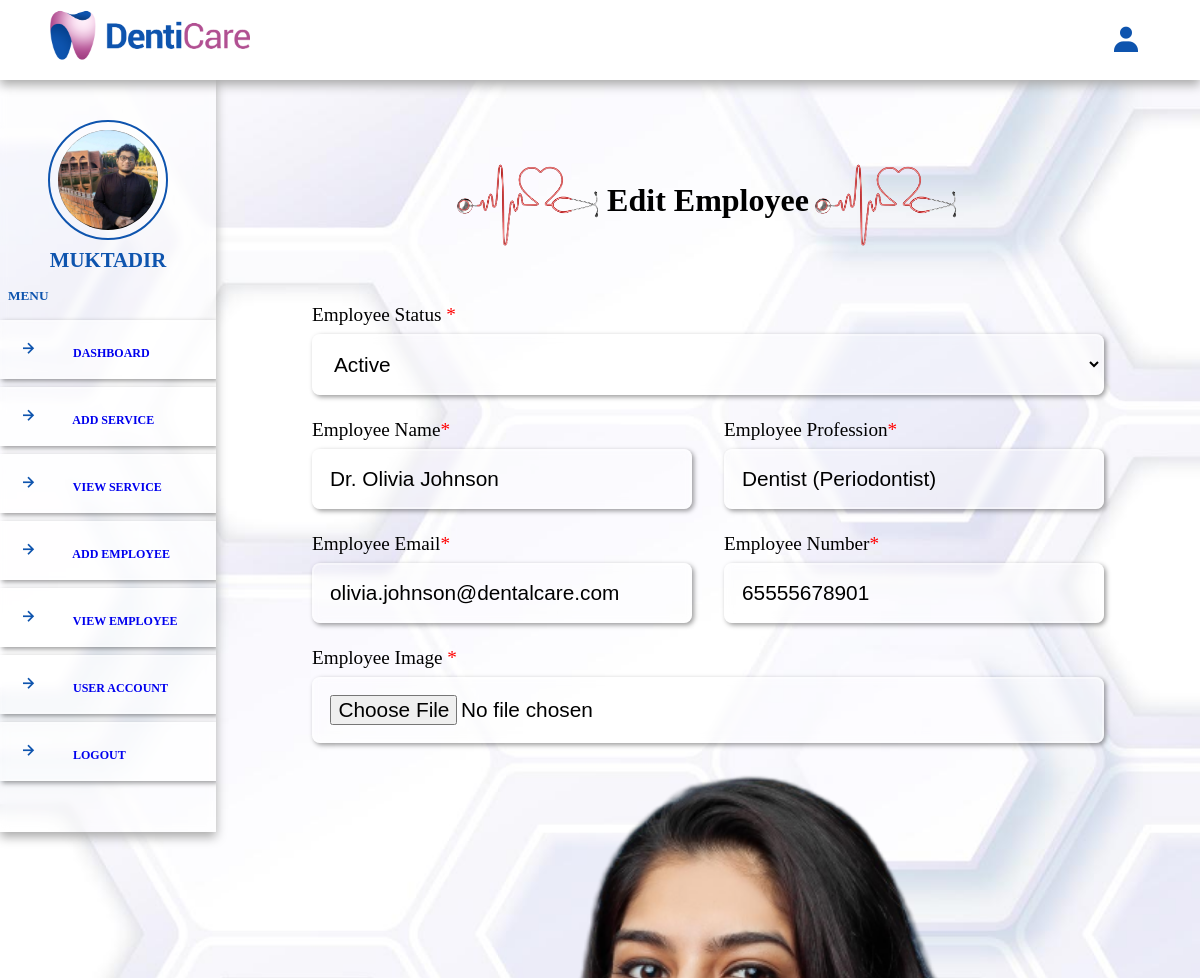
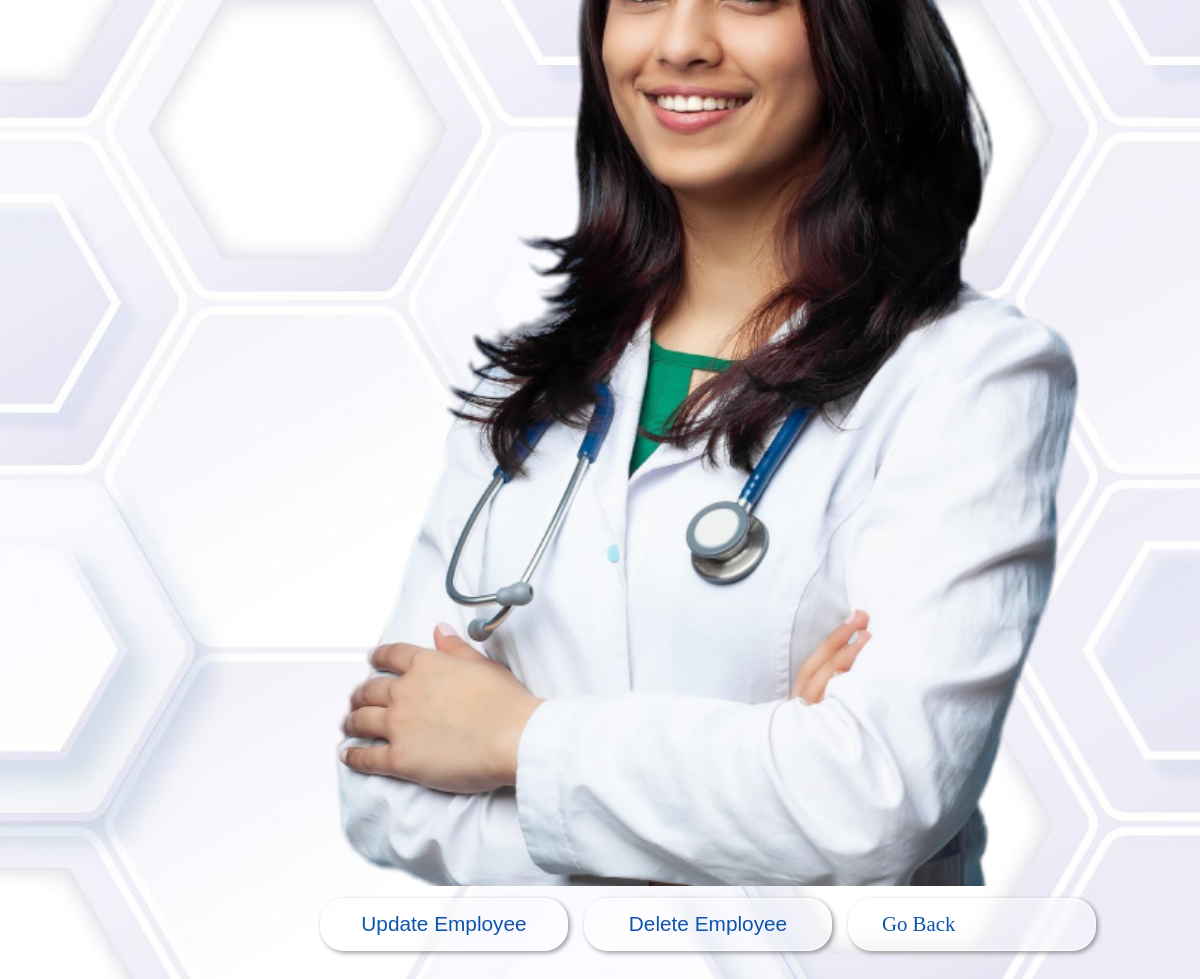
Page /admin/edit_employee.php?id=Awrv85xtJ4KMrhV7JTlz (signed in) on the committed database (2 pictures, top to bottom).
### tables this page shows
CREATE TABLE `employee` (
  `id` varchar(255) NOT NULL,
  `name` varchar(255) NOT NULL,
  `profession` varchar(255) NOT NULL,
  `email` varchar(255) NOT NULL,
  `number` varchar(255) NOT NULL,
  `profile_dec` text NOT NULL,
  `profile` varchar(255) NOT NULL,
  `status` varchar(255) NOT NULL
);

### admin/edit_employee.php (the view, shortened to what this page needs)
<?php
include '../components/connect.php';
?>
<!DOCTYPE html>
<html lang="en">
<head>
    <link rel="stylesheet" href="https://cdnjs.cloudflare.com/ajax/libs/font-awesome/6.2.0/css/all.min.css">
    <link rel="stylesheet" href="../css/admin_style.css?v=<?php echo time(); ?>">
    <link rel="stylesheet" href="https://unpkg.com/boxicons@latest/css/boxicons.min.css">
</head>
<body>
    <div class="main-container">
        <?php include '../components/admin_header.php'; ?>
        <section class="post_editor">
            <div class="heading">
                <h1><img src="../image/separator.png">Edit Employee <img src="../image/separator.png"></h1>
            </div>
            <div class="form-container">
                <?php
                $employee_id = $_GET['id'];
                $select_employee = $conn->prepare("SELECT * FROM `employee` WHERE id = ?");
                $select_employee->execute([$employee_id]);
                if ($select_employee->rowCount() > 0) {
                    $fetch_employee = $select_employee->fetch(PDO::FETCH_ASSOC);
                ?>
                <form action="" method="post" enctype="multipart/form-data">
                    <div class="input-field">
                        <p>Employee Status <span>*</span></p>
                        <select name="status" class="box">
                            <option value="active" <?= ($fetch_employee['status'] === 'active') ? 'selected' : ''; ?>>Active</option>
                        </select>
                    </div>
                    <div class="flex">
                        <div class="col">
                            <div class="input-field">
                                <p>Employee Name<span>*</span></p>
                                <input type="text" name="name" value="<?= $fetch_employee['name']; ?>" placeholder="Enter employee name" class="box" required>
                            </div>
                            <div class="input-field">
                                <p>Employee Email<span>*</span></p>
                                <input type="email" name="email" value="<?= $fetch_employee['email']; ?>" placeholder="Add employee email" class="box">
                            </div>
                        </div>
                        <div class="col">
                            <div class="input-field">
                                <p>Employee Profession<span>*</span></p>
                                <input type="text" name="profession" value="<?= $fetch_employee['profession']; ?>" placeholder="Add employee profession" class="box">
                            </div>
                            <div class="input-field">
                                <p>Employee Number<span>*</span></p>
                                <input type="number" name="number" value="<?= $fetch_employee['number']; ?>" placeholder="Add employee number" class="box" required>
                            </div>
                        </div>
                    </div>
                    <div class="input-field">
                        <p>Employee Image <span>*</span></p>
                        <input type="file" name="image" accept="image/*" class="box">
                        <?php if($fetch_employee['profile'] != '') { ?>
                            <img src="../uploaded_files/<?= $fetch_employee['profile']; ?>" class="image" style="width: 100%;">
                        <?php } ?>
                    </div>
                    <div class="flex-btn">
                        <button type="submit" name="update" class="btn">Update Employee</button>
                        <button type="submit" name="delete" class="btn" onclick="return confirm('Delete this employee?');">Delete Employee</button>
                        <a href="view_employee.php" class="btn">Go Back</a>
                    </div>
                </form>
                <?php
                } else {
                    echo '<div class="empty"><p>No employee found</p></div>';
                }
                ?>
            </div>
        </section>
    </div>
</body>
</html>

### components/admin_header.php (shortened to what this page needs)
<header>
    <div class="logo">
        <img src="../image/logo.png" width="200">
    </div>
    <div class="right">
        <div class="profile-icon">
            <i class="bx bxs-user" id="user-btn"></i>
        </div>
    </div>
</header>
<div class="side-container">
    <div class="sidebar">
        <?php
        $select_profile = $conn->prepare("SELECT * FROM `admin` WHERE id = ?");
        $select_profile->execute([$admin_id]);
        if ($select_profile->rowCount() > 0) {
            $fetch_profile = $select_profile->fetch(PDO::FETCH_ASSOC);
        ?>
            <div class="profile">
                <img src="../uploaded_files/<?= $fetch_profile['image']; ?>" class="logo-img" alt="Profile Picture">
                <p><?= $fetch_profile['name']; ?></p>
            </div>
        <?php
        }
        ?>
        <h5>Menu</h5>
        <div class="navbar">
            <ul>
                <li><a href="dashboard.php"><i class="bx bx-right-arrow-alt"></i> Dashboard</a></li>
                <li><a href="add_service.php"><i class="bx bx-right-arrow-alt"></i> Add Service</a></li>
                <li><a href="view_service.php"><i class="bx bx-right-arrow-alt"></i> View Service</a></li>
                <li><a href="add_employee.php"><i class="bx bx-right-arrow-alt"></i> Add Employee</a></li>
                <li><a href="view_employee.php"><i class="bx bx-right-arrow-alt"></i> View Employee</a></li>
                <li><a href="user_account.php"><i class="bx bx-right-arrow-alt"></i> User Account</a></li>
                <li><a href="../components/admin_logout.php" onclick="return confirm('Logout from this website?');"><i class="bx bx-right-arrow-alt"></i> Logout</a></li>
            </ul>
        </div>
    </div>
</div>

### css/admin_style.css (style rules this page uses)
* { margin: 0; padding: 0; box-sizing: border-box; outline: none; text-decoration: none; list-style: none; }
:root { --space: 2rem; --main-color: #0e54ae; --pink-color: #ff8e9d; --pink-opacity: #ffe6e9; --white-alfa-40: rgba(255, 255, 255, 0.40); --white-alfa-25: rgba(255, 255, 255, 0.25); --backdrop-filter: blur(5px); --box-shadow: 2px 2px 5px rgba(0, 0, 0, 0.40); }
body { background-image: url('../image/bg0.jpg'); background-repeat: no-repeat; background-position: center center; background-size: cover; background-attachment: fixed; }
html { scroll-behavior: smooth; }
.btn { background-color: var(--white-alfa-25); border: 2px solid var(--white-alfa-40); backdrop-filter: var(--backdrop-filter); box-shadow: var(--box-shadow); text-transform: capitalize; color: var(--main-color); padding: .8rem 2rem; border-radius: 1.5rem; font-size: 20px; cursor: pointer; position: relative; }
.btn:before { content: ''; position: absolute; top: 0; left: 0; height: 0; width: 100%; border-radius: 30px; background-color: var(--main-color); z-index: -1; transition: height 0.3s ease; }
.heading { text-align: center; line-height: 1.5; }
.heading h1 { font-size: 2rem; text-transform: capitalize; display: flex; align-items: center; justify-content: center; }
.heading img { margin: 0 .2rem; width: 150px !important; }
section, .post-editor { width: 75vw; min-height: 10vh; border-radius: 10px; padding: 4%; margin: 8% 4%; margin-bottom: 2%; }
.flex-btn { display: flex; justify-content: space-between; }
.flex-btn .btn { margin: .5rem; }
.form-container { display: flex; align-items: center; justify-content: center; min-height: 100vh; position: relative; padding: 4% 0; }
.form-container form p { padding-top: 1rem; font-size: 1.2rem; text-transform: capitalize; }
.form-container form p span { color: red; }
.form-container form .box { background-color: var(--white-alfa-25); border: 2px solid var(--white-alfa-40); backdrop-filter: var(--backdrop-filter); box-shadow: var(--box-shadow); border-radius: .5rem; width: 100%; margin: .5rem 0; font-size: 1.3rem; padding: 1rem; }
.form-container .flex { display: flex; gap: 2rem; }
.form-container .flex .col { flex: 1 1 25rem; }
.form-container .btn { width: 100%; font-size: 1.3rem; }
header { position: fixed; left: 0; top: 0; right: 0; height: 80px; z-index: 151; box-shadow: 0px 5px 10px 0px #aaa; padding: 0 50px; background-color: #fff; display: flex; justify-content: space-between; align-items: center; }
#user-btn, .toggle-btn { font-size: 2rem; padding: 0.5rem; color: var(--main-color); cursor: pointer; transition: color 0.6s; margin-left: 0.5rem; }
.main-container { display: flex; }
.sidebar { background-color: var(--white-alfa-40); backdrop-filter: var(--backdrop-filter); padding-top: 2rem; width: 18vw; height: 100vh; position: sticky; --offset: var(--space); top: var(--offset); box-shadow: 0px 5px 10px 0px #aaa; overflow: auto; z-index: 1; }
.sidebar h5 { text-transform: uppercase; color: var(--main-color); padding: .5rem; margin: .5rem 0; }
.profile { margin: .5rem auto; display: flex; flex-direction: column; align-items: center; justify-content: center; }
.sidebar .profile { margin-top: 3.5rem; }
.sidebar .profile p { margin-top: .5rem; text-transform: uppercase; font-weight: bold; font-size: 1.3rem; color: var(--main-color); }
.logo-img { border-radius: 50%; padding: .5rem; border-radius: 50%; border: 2px solid var(--main-color); width: 120px; height: 120px; }
.sidebar ul li { padding: 1rem; background-color: var(--white-alfa-40); border: 2px solid var(--white-alfa-25); backdrop-filter: var(--backdrop-filter); box-shadow: var(--box-shadow); position: relative; transition: .3s; margin: .5rem 0; }
.sidebar ul li::before { position: absolute; content: ''; left: 0; top: 0; height: 0%; width: 5px; background-color: var(--main-color); z-index: 2; transition: height 200ms linear; }
.sidebar ul li i { color: var(--main-color); font-size: 20px; margin-right: 2rem; }
.sidebar ul li a { text-transform: uppercase; font-size: 12px; font-weight: bold; cursor: pointer; }

### rows in the picture
employee: status "Active", name "Dr. Olivia Johnson", email "olivia.johnson@dentalcare.com", profession "Dentist (Periodontist)", number "65555678901", profile (picture)

### other values in the picture
$fetch_profile['name'] "MUKTADIR"
